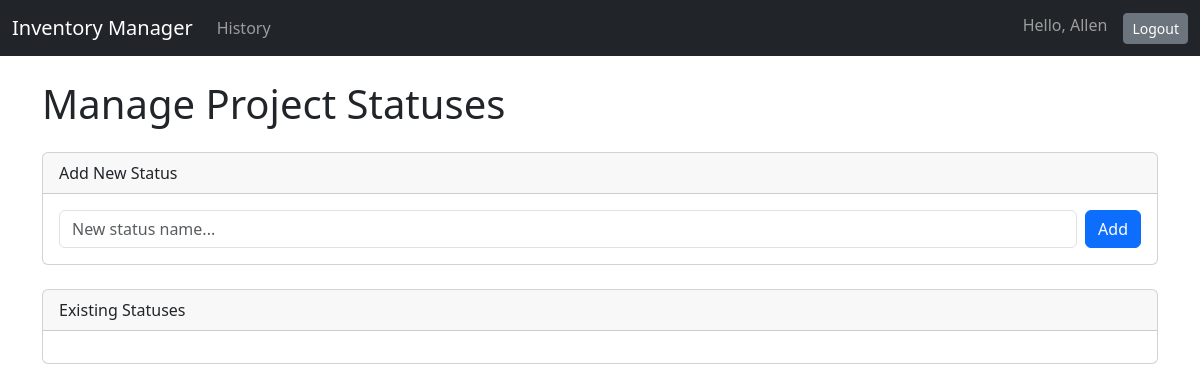
Before: /inventory/manage-statuses/ (signed in) with the older database file.
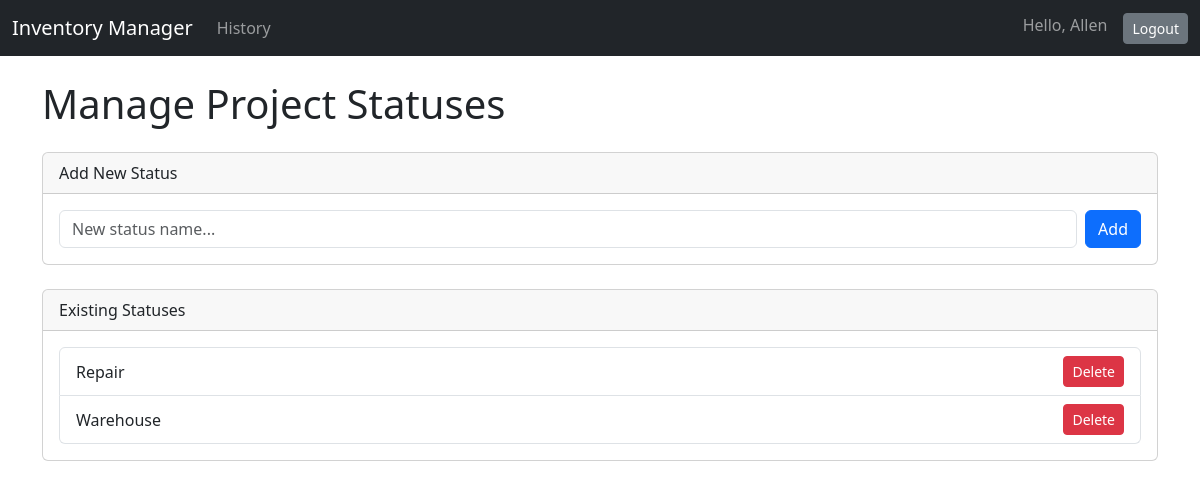
After: the same page with the newer database file.
### inventory/models.py (models this page shows, shortened)
class Status(models.Model):
    name = models.CharField(max_length=100, unique=True)
    class Meta:
        verbose_name_plural = "Statuses"

### inventory/views.py (the view, shortened to what this page needs)
# urls.py: path('manage-statuses/', views.manage_statuses, name='manage_statuses'),
@login_required
def manage_statuses(request):
    statuses = Status.objects.all().order_by('name')
    context = {'statuses': statuses}
    return render(request, 'inventory/manage_statuses.html', context)

### inventory/templates/inventory/manage_statuses.html (shortened to what this page needs)
{% extends 'base.html' %}
{% block content %}
    <h1>Manage Project Statuses</h1>
    <div class="card my-4">
        <div class="card-header">
            Add New Status
        </div>
        <div class="card-body">
            <form method="post" class="d-flex">
                <input type="text" name="name" class="form-control me-2" placeholder="New status name..." required>
                <button type="submit" class="btn btn-primary">Add</button>
            </form>
        </div>
    </div>
    <div class="card">
        <div class="card-header">
            Existing Statuses
        </div>
        <div class="card-body">
            <ul class="list-group">
                {% for status in statuses %}
                    <li class="list-group-item d-flex justify-content-between align-items-center">
                        {{ status.name }}
                        <form method="post" onsubmit="return confirm('Are you sure you want to delete this status?');">
                            <button type="submit" name="delete_status" value="{{ status.id }}" class="btn btn-danger btn-sm">Delete</button>
                        </form>
                    </li>
                {% endfor %}
            </ul>
        </div>
    </div>
{% endblock %}

Changed rows visible on the page:
added Status: name "Repair", {{ status.id }} 3 (drawn)
added Status: name "Warehouse", {{ status.id }} 1 (drawn)
